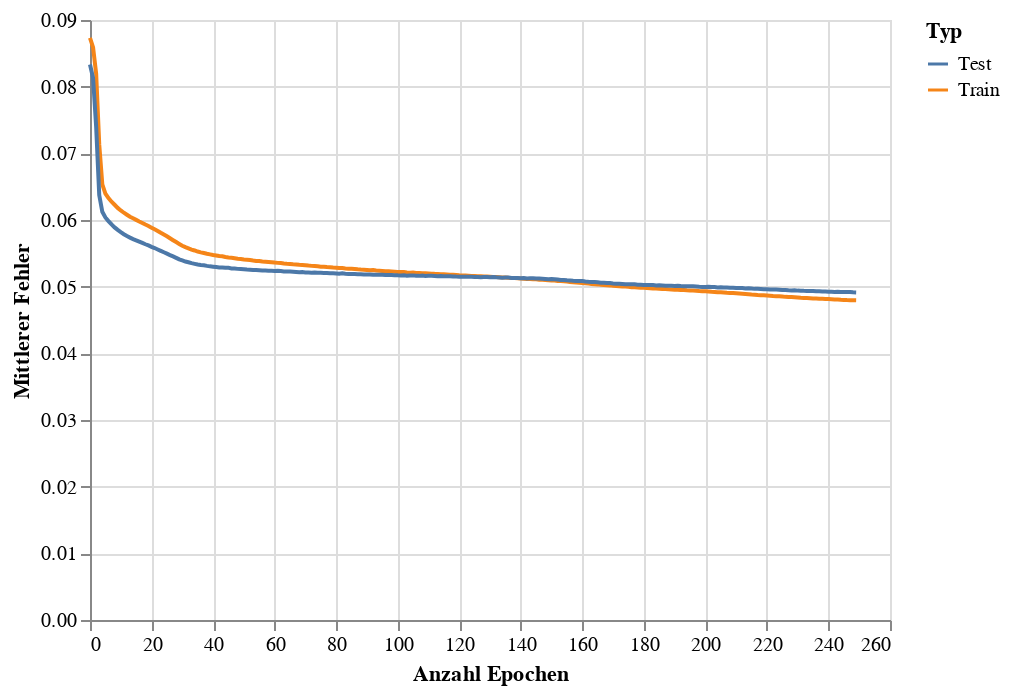

The notebook cell saved with this chart:
### Code cell
train_eval_loss_chart = alt.Chart(loss_df).mark_line().encode(
    x = alt.X('Epoch', title='Anzahl Epochen'),
    y = alt.Y('Loss',title='Mittlerer Fehler'),
    color = alt.Color('Type',title='Typ')
)
train_eval_loss_chart

### Figure 1 — Vega-Lite specification as saved in the notebook (floating-point values rounded to 4 significant figures; data arrays with more than 128 entries replaced by an {"elided": "..."} marker saying what was removed)
{"config": {"view": {"continuousWidth": 400, "continuousHeight": 300}}, "data": {"name": "data-43437492942896bcae8e3c769af43ff4"}, "mark": "line", "encoding": {"color": {"field": "Type", "title": "Typ", "type": "nominal"}, "x": {"field": "Epoch", "title": "Anzahl Epochen", "type": "quantitative"}, "y": {"field": "Loss", "title": "Mittlerer Fehler", "type": "quantitative"}}, "$schema": "https://vega.github.io/schema/vega-lite/v4.17.0.json", "datasets": {"data-43437492942896bcae8e3c769af43ff4": {"elided": "500 records"}}}
